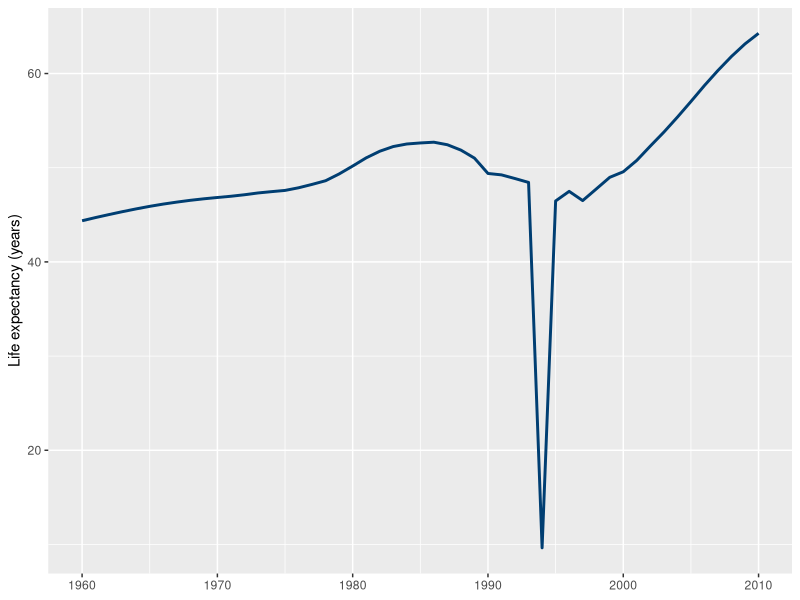
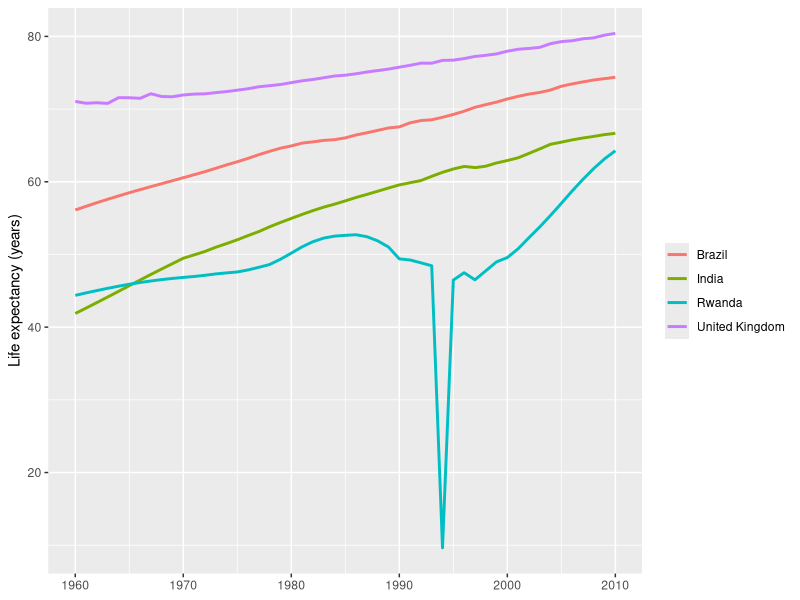
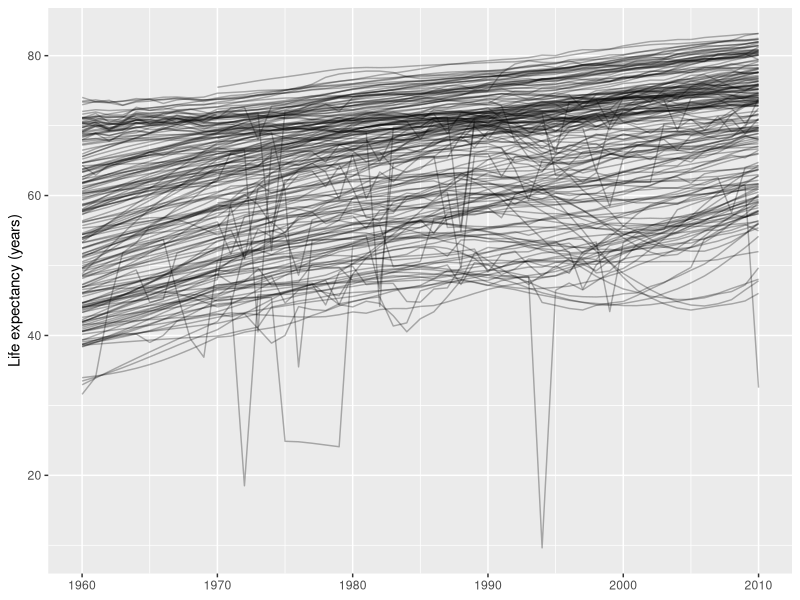
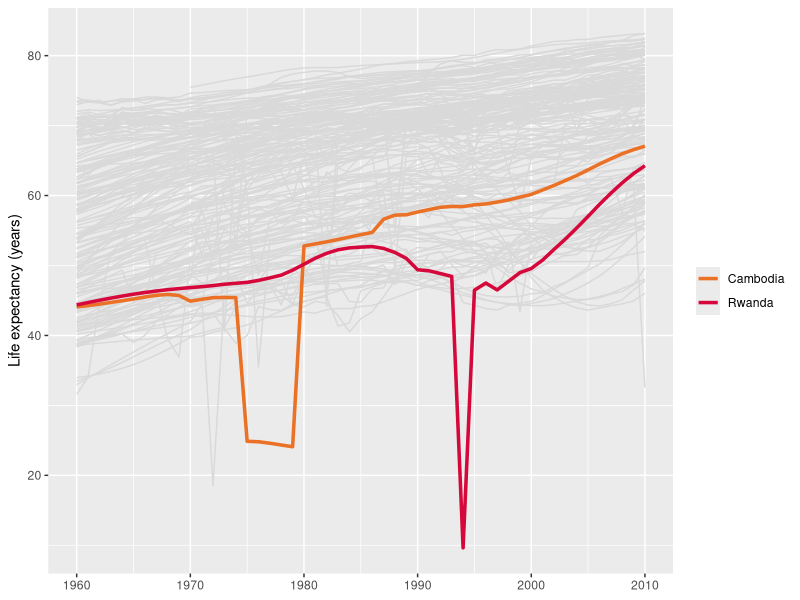
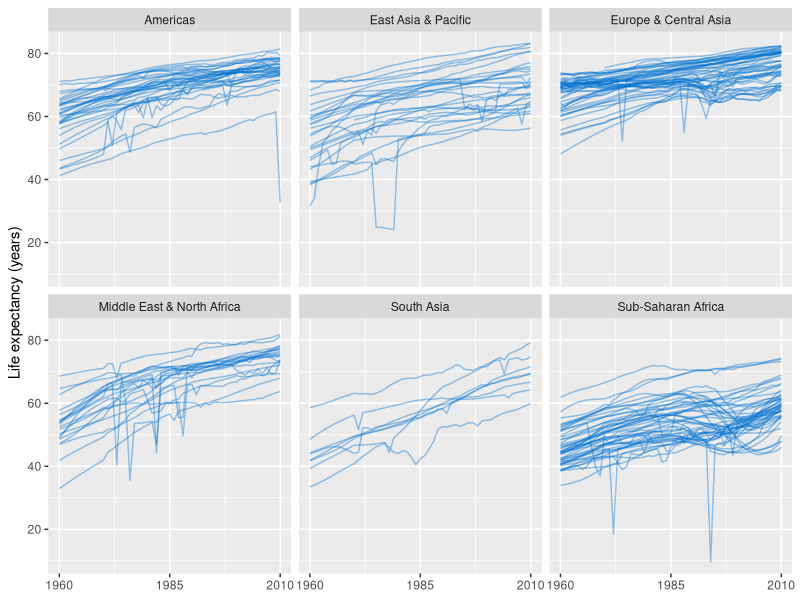
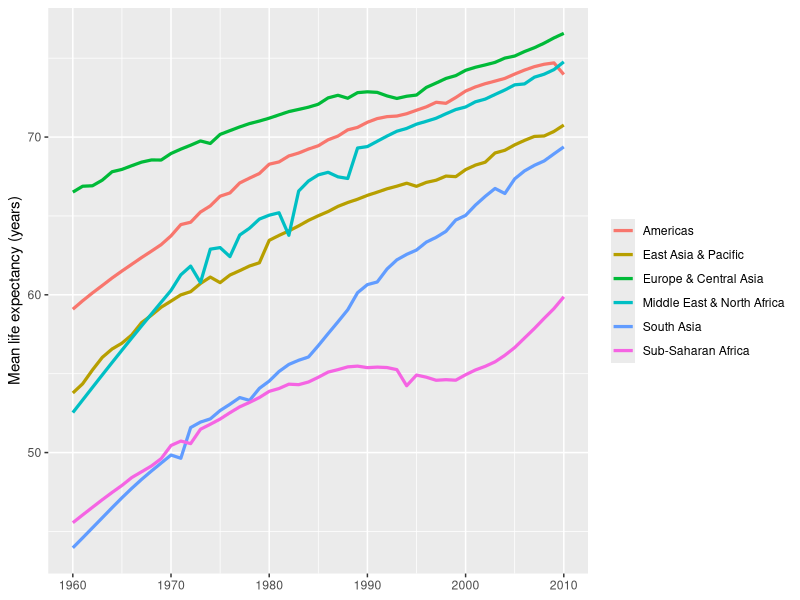
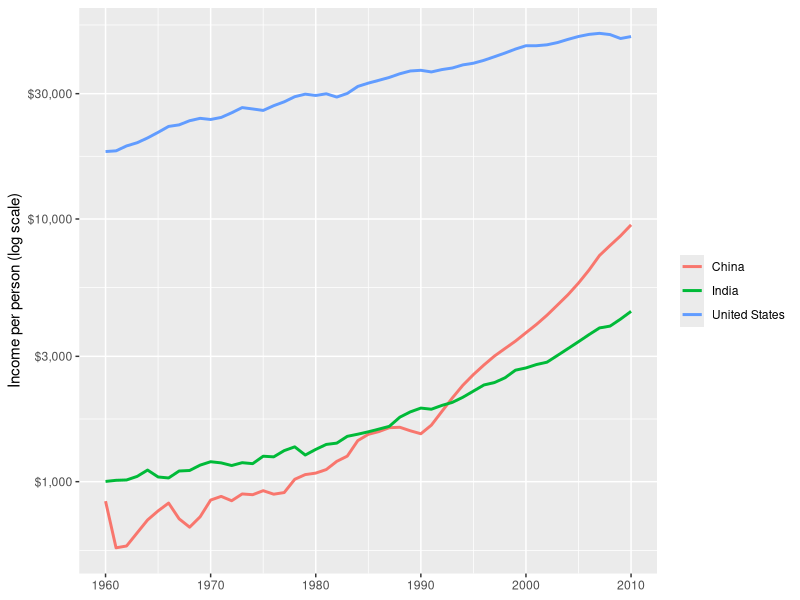
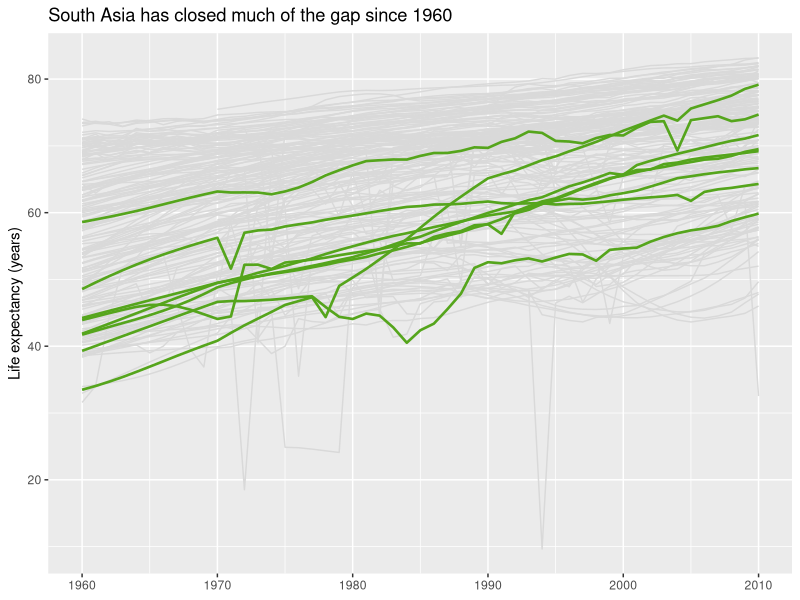

Source code (R) for these figures, in order:
## ---- chunk 1
library(tidyverse)

gap_years <- read_csv("data/gapminder_1960_2010.csv")
## ---- chunk 2
#| fig-height: 3.5
gap_years |>
  filter(country == "Rwanda") |>
  ggplot(aes(x = year, y = life_expectancy)) +
  geom_line(linewidth = 1, colour = "#003E72") +
  labs(x = NULL, y = "Life expectancy (years)")
## ---- chunk 3
#| fig-height: 3.8
countries <- c("Rwanda", "Brazil", "India", "United Kingdom")

gap_years |>
  filter(country %in% countries) |>
  ggplot(aes(x = year, y = life_expectancy, colour = country)) +
  geom_line(linewidth = 1) +
  labs(x = NULL, y = "Life expectancy (years)", colour = NULL)
## ---- chunk 4
#| fig-height: 3.8
ggplot(gap_years, aes(x = year, y = life_expectancy, group = country)) +
  geom_line(alpha = 0.3) +
  labs(x = NULL, y = "Life expectancy (years)")
## ---- chunk 5
#| fig-height: 3.8
focus <- gap_years |> filter(country %in% c("Rwanda", "Cambodia"))

ggplot(gap_years, aes(x = year, y = life_expectancy, group = country)) +
  geom_line(colour = "grey85") +
  geom_line(data = focus, aes(colour = country), linewidth = 1.2) +
  scale_colour_manual(values = c(Cambodia = "#EA7125", Rwanda = "#D6083B")) +
  labs(x = NULL, y = "Life expectancy (years)", colour = NULL)
## ---- chunk 6
#| fig-height: 5
ggplot(gap_years, aes(x = year, y = life_expectancy, group = country)) +
  geom_line(alpha = 0.4, colour = "#0072CF") +
  facet_wrap(~ region) +
  scale_x_continuous(breaks = c(1960, 1985, 2010)) +
  labs(x = NULL, y = "Life expectancy (years)")
## ---- chunk 7
#| fig-height: 3.8
region_means <- gap_years |>
  group_by(region, year) |>
  summarise(life_expectancy = mean(life_expectancy, na.rm = TRUE), .groups = "drop")

ggplot(region_means, aes(x = year, y = life_expectancy, colour = region)) +
  geom_line(linewidth = 1.1) +
  labs(x = NULL, y = "Mean life expectancy (years)", colour = NULL)
## ---- chunk 8
#| fig-height: 3.8
gap_years |>
  filter(country %in% c("China", "India", "United States")) |>
  ggplot(aes(x = year, y = income_per_person, colour = country)) +
  geom_line(linewidth = 1) +
  scale_y_log10(labels = scales::label_dollar(accuracy = 1)) +
  labs(x = NULL, y = "Income per person (log scale)", colour = NULL)
## ---- chunk 9
#| fig-height: 3.8
south_asia <- gap_years |> filter(region == "South Asia")

ggplot(gap_years, aes(x = year, y = life_expectancy, group = country)) +
  geom_line(colour = "grey85") +
  geom_line(data = south_asia, colour = "#55A51C", linewidth = 0.9) +
  labs(title = "South Asia has closed much of the gap since 1960",
       x = NULL, y = "Life expectancy (years)")
